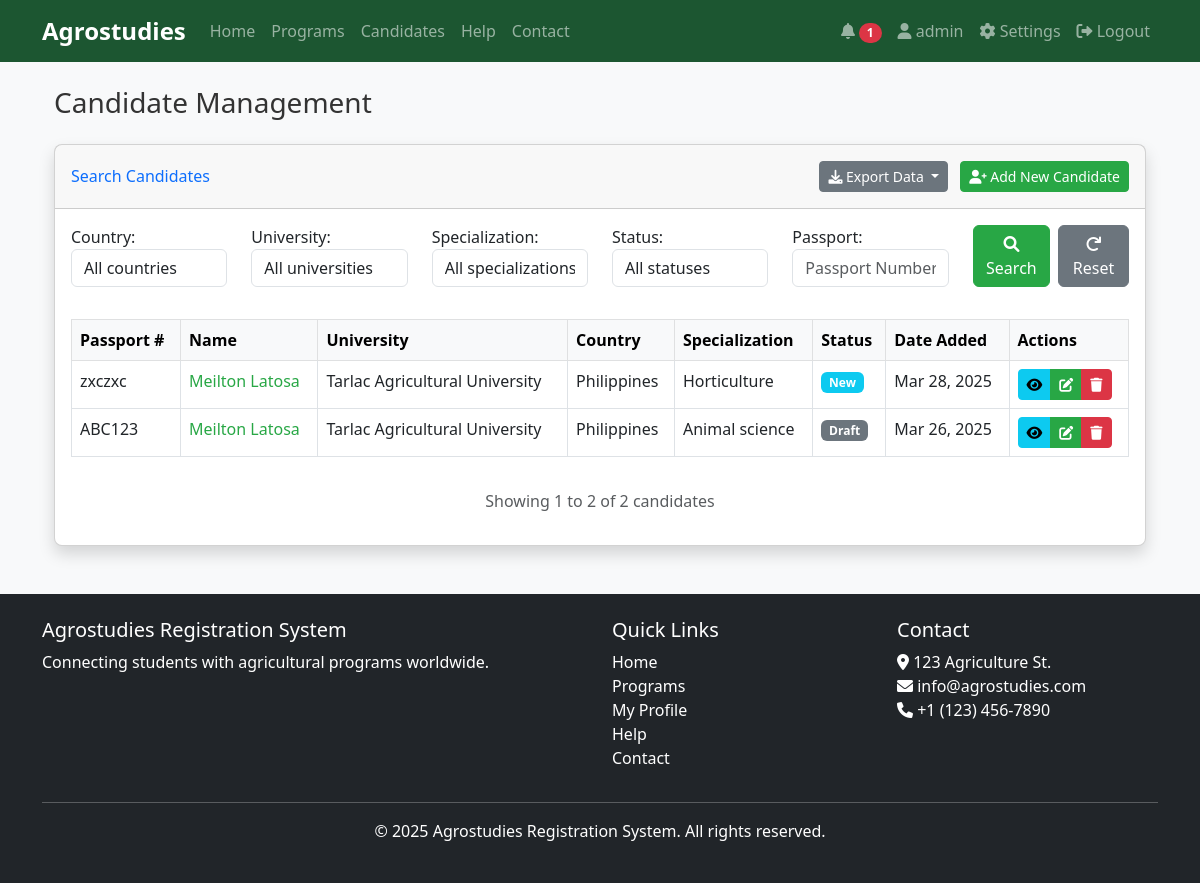
The page /candidates/ (signed in) on the database its author committed.
### core/models.py (models this page shows, shortened)
class Candidate(models.Model):
    DRAFT = 'Draft'
    NEW = 'New'
    FIXED = 'Fixed'
    APPROVED = 'Approved'
    REJECTED = 'Rejected'
    QUIT = 'Quit'
    STATUS_CHOICES = [
        (DRAFT, 'Draft'),
        (NEW, 'New'),
        (FIXED, 'Fixed'),
        (APPROVED, 'Approved'),
        (REJECTED, 'Rejected'),
        (QUIT, 'Quit'),
    ]
    passport_number = models.CharField(max_length=20)
    first_name = models.CharField(max_length=100)
    last_name = models.CharField(max_length=100)
    email = models.EmailField(blank=True, null=True)
    date_of_birth = models.DateField()
    country_of_birth = models.CharField(max_length=100)
    nationality = models.CharField(max_length=100)
    religion = models.CharField(max_length=100, blank=True, null=True)
    father_name = models.CharField(max_length=100, blank=True, null=True)
    mother_name = models.CharField(max_length=100, blank=True, null=True)
    passport_issue_date = models.DateField()
    passport_expiry_date = models.DateField()
    GENDER_CHOICES = [
        ('Male', 'Male'),
        ('Female', 'Female'),
        ('Other', 'Other'),
    ]
    gender = models.CharField(max_length=10, choices=GENDER_CHOICES)
    shoes_size = models.CharField(max_length=10, blank=True, null=True)
    shirt_size = models.CharField(max_length=10, blank=True, null=True)
    university = models.ForeignKey(University, on_delete=models.CASCADE)
    year_graduated = models.IntegerField(blank=True, null=True)
    specialization = models.CharField(max_length=100)
    secondary_specialization = models.CharField(max_length=100, blank=True, null=True)
    SMOKING_CHOICES = [
        ('Never', 'Never'),
        ('Sometimes', 'Sometimes'),
        ('Often', 'Often'),
    ]
    smokes = models.CharField(max_length=10, choices=SMOKING_CHOICES, default='Never')
    program = models.ForeignKey(AgricultureProgram, on_delete=models.SET_NULL, null=True, blank=True, related_name='candidates')
    status = models.CharField(max_length=20, choices=STATUS_CHOICES, default=DRAFT)
    created_at = models.DateTimeField(auto_now_add=True)
    updated_at = models.DateTimeField(auto_now=True)
    passport_scan = models.FileField(upload_to='passports/', blank=True, null=True)
    tor = models.FileField(upload_to='documents/tor/', blank=True, null=True)
    nc2_tesda = models.FileField(upload_to='documents/tesda/', blank=True, null=True)
    diploma = models.FileField(upload_to='documents/diploma/', blank=True, null=True)
    good_moral = models.FileField(upload_to='documents/moral/', blank=True, null=True)
    nbi_clearance = models.FileField(upload_to='documents/nbi/', blank=True, null=True)
    created_by = models.ForeignKey(User, on_delete=models.CASCADE, related_name='created_candidates')
    class Meta:
        unique_together = ('passport_number', 'university')

class University(models.Model):
    name = models.CharField(max_length=200)
    code = models.CharField(max_length=20, unique=True)
    country = models.CharField(max_length=100)
    class Meta:
        verbose_name_plural = "Universities"

### core/views.py (the view, shortened to what this page needs)
# urls.py: path('candidates/', views.candidate_list, name='candidate_list'),
@login_required
def candidate_list(request):
    if not request.user.is_staff:
        messages.error(request, 'You do not have permission to access this page.')
        return redirect('index')
    candidates = Candidate.objects.all().order_by('-created_at')
    form = CandidateSearchForm(request.GET)
    if form.is_valid():
        country = form.cleaned_data.get('country')
        if country:
            candidates = candidates.filter(university__country=country)
        university = form.cleaned_data.get('university')
        if university:
            candidates = candidates.filter(university__code=university)
        specialization = form.cleaned_data.get('specialization')
        if specialization:
            candidates = candidates.filter(specialization=specialization)
        status = form.cleaned_data.get('status')
        if status:
            candidates = candidates.filter(status=status)
        passport = form.cleaned_data.get('passport')
        if passport:
            candidates = candidates.filter(passport_number__icontains=passport)
    export_format = request.GET.get('export')
    paginator = Paginator(candidates, 15)  # Show 15 candidates per page
    page_number = request.GET.get('page')
    page_obj = paginator.get_page(page_number)
    return render(request, 'candidate_list.html', {
        'page_obj': page_obj,
        'form': form,
        'status_colors': {
            'Draft': 'secondary',
            'New': 'info',
            'Fixed': 'primary',
            'Approved': 'success',
            'Rejected': 'danger',
            'Quit': 'warning'
        }
    })

### templates/candidate_list.html (shortened to what this page needs)
{% extends 'base.html' %}
{% load custom_filters %}
{% block content %}
<div class="container-fluid">
    <h1 class="h3 mb-4">Candidate Management</h1>
    <div class="card shadow mb-4">
        <div class="card-header py-3 d-flex flex-row align-items-center justify-content-between">
            <h6 class="m-0 font-weight-bold text-primary">Search Candidates</h6>
            <div>
                <div class="dropdown d-inline-block me-2">
                    <button class="btn btn-secondary btn-sm dropdown-toggle" type="button" id="exportDropdown" data-bs-toggle="dropdown" aria-expanded="false">
                        <i class="fas fa-download"></i> Export Data
                    </button>
                </div>
                <a href="{% url 'add_candidate' %}" class="btn btn-primary btn-sm">
                    <i class="fas fa-user-plus"></i> Add New Candidate
                </a>
            </div>
        </div>
        <div class="card-body">
            <form method="get" class="mb-4">
                <div class="row">
                    <div class="col-md-2">
                        <div class="form-group mb-2">
                            {{ form.country.label_tag }}
                            {{ form.country }}
                        </div>
                    </div>
                    <div class="col-md-2">
                        <div class="form-group mb-2">
                            {{ form.university.label_tag }}
                            {{ form.university }}
                        </div>
                    </div>
                    <div class="col-md-2">
                        <div class="form-group mb-2">
                            {{ form.specialization.label_tag }}
                            {{ form.specialization }}
                        </div>
                    </div>
                    <div class="col-md-2">
                        <div class="form-group mb-2">
                            {{ form.status.label_tag }}
                            {{ form.status }}
                        </div>
                    </div>
                    <div class="col-md-2">
                        <div class="form-group mb-2">
                            {{ form.passport.label_tag }}
                            {{ form.passport }}
                        </div>
                    </div>
                    <div class="col-md-2 d-flex align-items-end">
                        <button type="submit" class="btn btn-primary mb-2 me-2">
                            <i class="fas fa-search"></i> Search
                        </button>
                        <a href="{% url 'candidate_list' %}" class="btn btn-secondary mb-2">
                            <i class="fas fa-redo"></i> Reset
                        </a>
                    </div>
                </div>
            </form>
            {% if page_obj %}
                <div class="table-responsive">
                    <table class="table table-bordered table-hover">
                        <thead class="table-light">
                            <tr>
                                <th>Passport #</th>
                                <th>Name</th>
                                <th>University</th>
                                <th>Country</th>
                                <th>Specialization</th>
                                <th>Status</th>
                                <th>Date Added</th>
                                <th>Actions</th>
                            </tr>
                        </thead>
                        <tbody>
                            {% for candidate in page_obj %}
                                <tr>
                                    <td>{{ candidate.passport_number }}</td>
                                    <td>
                                        <a href="{% url 'view_candidate' candidate.id %}">
                                            {{ candidate.first_name }} {{ candidate.last_name }}
                                        </a>
                                    </td>
                                    <td>{{ candidate.university.name }}</td>
                                    <td>{{ candidate.university.country }}</td>
                                    <td>{{ candidate.specialization }}</td>
                                    <td>
                                        <span class="badge bg-{{ status_colors|get_item:candidate.status }}">
                                            {{ candidate.status }}
                                        </span>
                                    </td>
                                    <td>{{ candidate.created_at|date:"M d, Y" }}</td>
                                    <td>
                                        <div class="btn-group" role="group">
                                            <a href="{% url 'view_candidate' candidate.id %}" class="btn btn-info btn-sm" title="View">
                                                <i class="fas fa-eye"></i>
                                            </a>
                                            <a href="{% url 'edit_candidate' candidate.id %}" class="btn btn-primary btn-sm" title="Edit">
                                                <i class="fas fa-edit"></i>
                                            </a>
                                            <a href="{% url 'delete_candidate' candidate.id %}" class="btn btn-danger btn-sm" title="Delete">
                                                <i class="fas fa-trash"></i>
                                            </a>
                                        </div>
                                    </td>
                                </tr>
                            {% endfor %}
                        </tbody>
                    </table>
                </div>
                <div class="mt-3 text-center">
                    <p class="text-muted">
                        Showing {{ page_obj.start_index }} to {{ page_obj.end_index }} of {{ page_obj.paginator.count }} candidates
                    </p>
                </div>
            {% else %}
                <div class="alert alert-info text-center">
                    <i class="fas fa-info-circle me-2"></i> No candidates found matching your criteria.
                </div>
            {% endif %}
        </div>
    </div>
</div>
{% endblock %}

### templates/base.html (shortened to what this page needs)
<!DOCTYPE html>
<html lang="en">
<head>
    <link href="https://cdn.jsdelivr.net/npm/bootstrap@5.3.0/dist/css/bootstrap.min.css" rel="stylesheet">
    <link rel="stylesheet" href="https://cdnjs.cloudflare.com/ajax/libs/font-awesome/6.0.0/css/all.min.css">
    <link rel="stylesheet" href="/static/css/main.css">
    <link rel="stylesheet" href="/static/css/modal-animations.css">
</head>
<body>
    <nav class="navbar navbar-expand-lg navbar-dark bg-dark">
        <div class="container">
            <a class="navbar-brand" href="{% url 'index' %}">Agrostudies</a>
            <div class="collapse navbar-collapse" id="navbarNav">
                <ul class="navbar-nav me-auto">
                    <li class="nav-item">
                        <a class="nav-link" href="{% url 'index' %}">Home</a>
                    </li>
                    <li class="nav-item">
                        <a class="nav-link" href="{% url 'program_list' %}">Programs</a>
                    </li>
                    {% if user.is_staff %}
                    <li class="nav-item">
                        <a class="nav-link" href="{% url 'candidate_list' %}">Candidates</a>
                    </li>
                    {% endif %}
                    <li class="nav-item">
                        <a class="nav-link" href="{% url 'help' %}">Help</a>
                    </li>
                    <li class="nav-item">
                        <a class="nav-link" href="{% url 'contact' %}">Contact</a>
                    </li>
                </ul>
                <ul class="navbar-nav ms-auto">
                    {% if user.is_authenticated %}
                        <li class="nav-item dropdown">
                            <a class="nav-link" href="#" id="notificationDropdown" role="button" data-bs-toggle="dropdown" aria-expanded="false">
                                <i class="fas fa-bell"></i>
                                {% if unread_notifications_count > 0 %}
                                    <span class="badge rounded-pill bg-danger">{{ unread_notifications_count }}</span>
                                {% endif %}
                            </a>
                        </li>
                        <li class="nav-item">
                            <a class="nav-link" href="{% url 'profile' %}">
                                <i class="fas fa-user"></i> {{ user.username }}
                            </a>
                        </li>
                        {% if user.is_staff %}
                        <li class="nav-item">
                            <a class="nav-link" href="{% url 'admin:index' %}">
                                <i class="fas fa-cog"></i> Settings
                            </a>
                        </li>
                        {% endif %}
                        <li class="nav-item">
                            <a class="nav-link" href="{% url 'logout' %}">
                                <i class="fas fa-sign-out-alt"></i> Logout
                            </a>
                        </li>
                    {% endif %}
                </ul>
            </div>
        </div>
    </nav>
    <main class="container my-4">
        {% block content %}{% endblock %}
    </main>
    <footer class="bg-dark text-white py-4 mt-5">
        <div class="container">
            <div class="row">
                <div class="col-md-6">
                    <h5>Agrostudies Registration System</h5>
                    <p>Connecting students with agricultural programs worldwide.</p>
                </div>
                <div class="col-md-3">
                    <h5>Quick Links</h5>
                    <ul class="list-unstyled">
                        <li><a href="{% url 'index' %}" class="text-white">Home</a></li>
                        <li><a href="{% url 'program_list' %}" class="text-white">Programs</a></li>
                        {% if user.is_authenticated %}
                            <li><a href="{% url 'profile' %}" class="text-white">My Profile</a></li>
                        {% else %}
                            <li><a href="#" data-bs-toggle="modal" data-bs-target="#loginModal" class="text-white">Login</a></li>
                            <li><a href="#" data-bs-toggle="modal" data-bs-target="#registerModal" class="text-white">Register</a></li>
                        {% endif %}
                        <li><a href="{% url 'help' %}" class="text-white">Help</a></li>
                        <li><a href="{% url 'contact' %}" class="text-white">Contact</a></li>
                    </ul>
                </div>
                <div class="col-md-3">
                    <h5>Contact</h5>
                    <address>
                        <i class="fas fa-map-marker-alt"></i> 123 Agriculture St.<br>
                        <i class="fas fa-envelope"></i> info@agrostudies.com<br>
                        <i class="fas fa-phone"></i> +1 (123) 456-7890
                    </address>
                </div>
            </div>
            <hr>
            <div class="text-center">
                <p>&copy; {% now "Y" %} Agrostudies Registration System. All rights reserved.</p>
            </div>
        </div>
    </footer>
</body>
</html>

### rows shown on the page
Candidate: passport_number "zxczxc", first_name "Meilton", last_name "Latosa", university.name "Tarlac Agricultural University", university.country "Philippines", specialization "Horticulture", status "New", created_at "Mar 28, 2025"
Candidate: passport_number "ABC123", first_name "Meilton", last_name "Latosa", university.name "Tarlac Agricultural University", university.country "Philippines", specialization "Animal science", status "Draft", created_at "Mar 26, 2025"

### other values the page prints
{{ unread_notifications_count }} "1"
{{ user.username }} "admin"
{{ page_obj.start_index }} "1"
{{ page_obj.end_index }} "2"
{{ page_obj.paginator.count }} "2"
